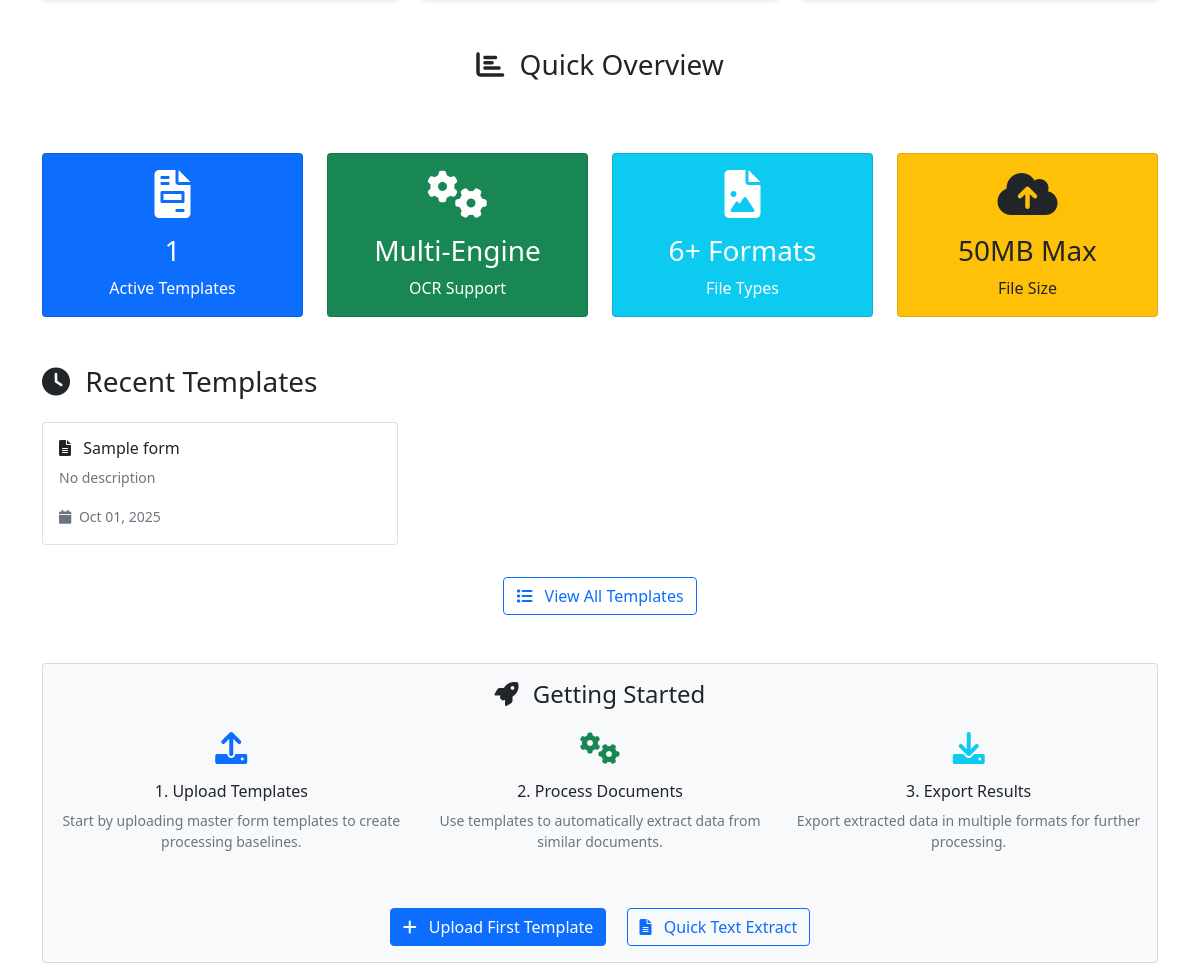
The app's page / (middle part), older data.
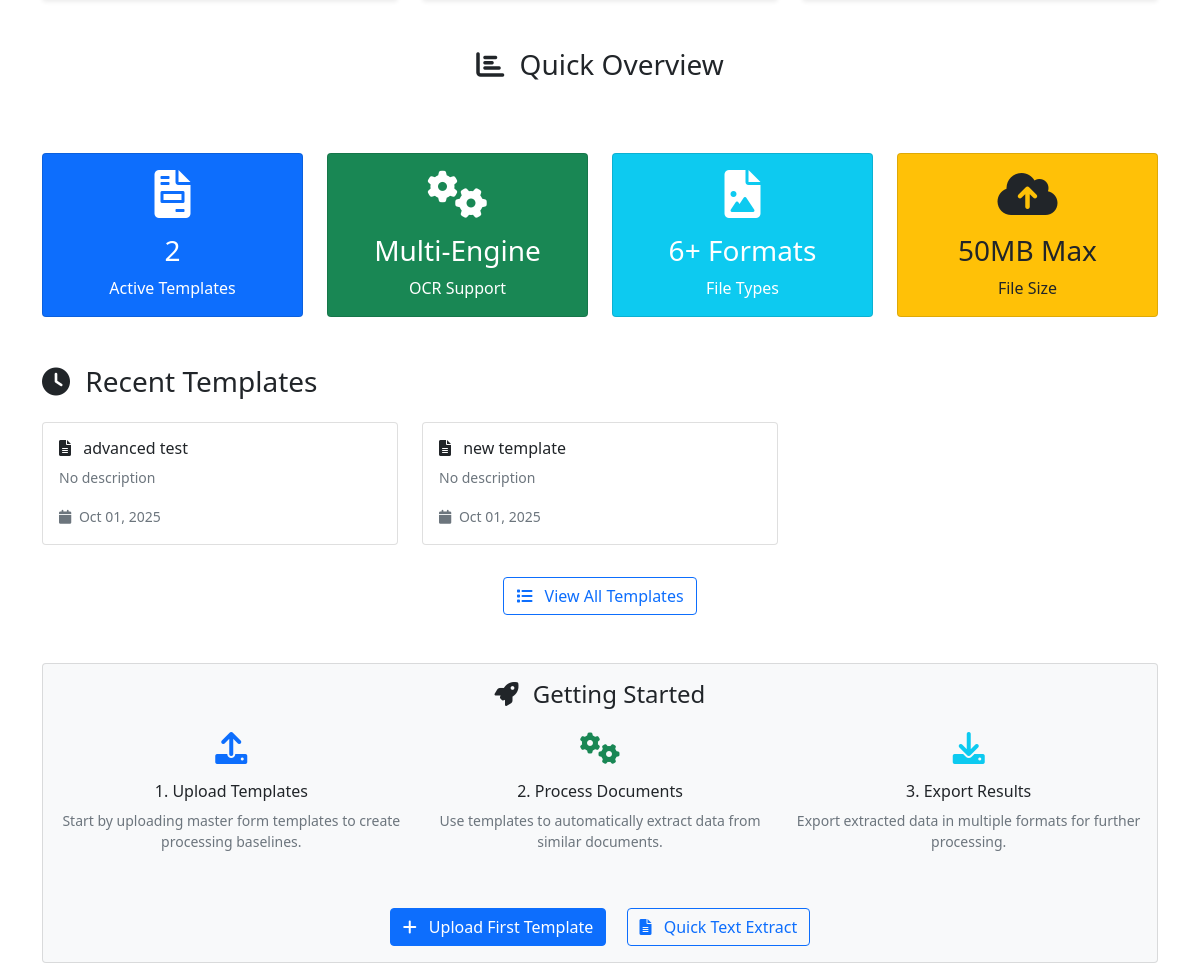
The same page, newer data.
### templates/models.py (models this page shows, shortened)
class Template(models.Model):
    name = models.CharField(max_length=255, help_text="Name of the template")
    description = models.TextField(blank=True, null=True, help_text="Description of what this template is for")
    file_data = models.BinaryField(null=True, blank=True, help_text="Original template file data (stored in DB)")
    file_name = models.CharField(max_length=255, null=True, blank=True, help_text="Original filename")
    file_type = models.CharField(max_length=50, null=True, blank=True, help_text="File MIME type")
    file_size = models.IntegerField(null=True, blank=True, help_text="File size in bytes")
    excel_template_data = models.BinaryField(null=True, blank=True, help_text="Generated Excel template (stored in DB)")
    excel_template_name = models.CharField(max_length=255, null=True, blank=True, help_text="Excel template filename")
    visualization_data = models.BinaryField(null=True, blank=True, help_text="Detection visualization image (stored in DB)")
    visualization_name = models.CharField(max_length=255, null=True, blank=True, help_text="Visualization filename")
    file = models.FileField(upload_to='templates/', blank=True, null=True, help_text="Original template file (PDF/image) - deprecated")
    structure = models.JSONField(
        default=dict,
        help_text="JSON structure containing field names, positions, and coordinates"
    )
    created_by = models.ForeignKey(User, on_delete=models.CASCADE, null=True, blank=True)
    created_at = models.DateTimeField(auto_now_add=True)
    updated_at = models.DateTimeField(auto_now=True)
    is_active = models.BooleanField(default=True)
    PROCESSING_STATUS_CHOICES = [
        ('pending', 'Pending Processing'),
        ('processing', 'Processing'),
        ('completed', 'Processing Complete'),
        ('failed', 'Processing Failed'),
    ]
    processing_status = models.CharField(
        max_length=20,
        choices=PROCESSING_STATUS_CHOICES,
        default='pending'
    )
    class Meta:
        ordering = ['-created_at']
        verbose_name = "Template"
        verbose_name_plural = "Templates"

### templates/views.py (the view)
# urls.py: 2. Add a URL to urlpatterns:  path('', views.home, name='home')
def home(request):
    context = {
        'total_templates': Template.objects.filter(is_active=True).count(),
        'recent_templates': Template.objects.filter(is_active=True).order_by('-created_at')[:3],
    }
    return render(request, 'base/home.html', context)

### templates/base/home.html (shortened to what the changed rows need)
{% extends 'base/base.html' %}
{% block content %}
<div class="row g-4 mb-5">
    <div class="col-md-3">
        <div class="card bg-primary text-white text-center">
            <div class="card-body">
                <i class="fas fa-file-invoice fa-3x mb-3"></i>
                <h3>{{ total_templates }}</h3>
                <p class="mb-0">Active Templates</p>
            </div>
        </div>
    </div>
</div>
{% if recent_templates %}
<div class="row mb-5">
    <div class="col-12">
        <div class="row">
            {% for template in recent_templates %}
            <div class="col-md-4 mb-3">
                <div class="card">
                    <div class="card-body">
                        <h6 class="card-title">
                            <i class="fas fa-file-alt me-2"></i>
                            {{ template.name }}
                        </h6>
                        <p class="card-text text-muted small">
                            {{ template.description|default:"No description" }}
                        </p>
                        <small class="text-muted">
                            <i class="fas fa-calendar me-1"></i>
                            {{ template.created_at|date:"M d, Y" }}
                        </small>
                    </div>
                </div>
            </div>
            {% endfor %}
        </div>
    </div>
</div>
{% endif %}
{% endblock %}

Row changes from the older to the newer data that the page shows:
removed Template: name "Sample form", description "No description", created_at "Oct 01, 2025"
added Template: name "advanced test", description "No description", created_at "Oct 01, 2025"
added Template: name "new template", description "No description", created_at "Oct 01, 2025"
Text that changed along with them:
{{ total_templates }}: "1" → "2"
